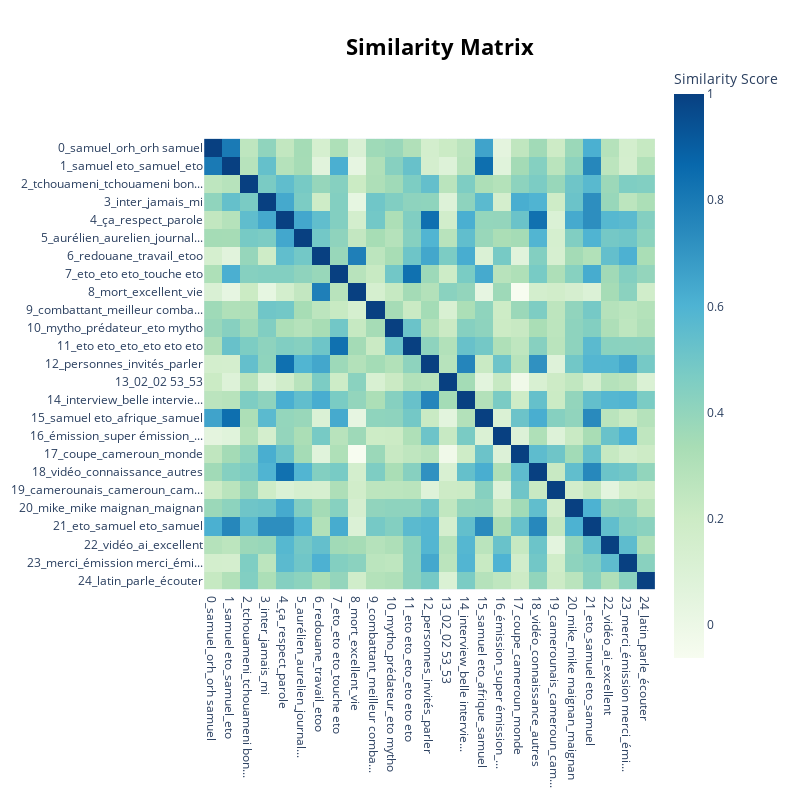

Notebook code cell kept with this figure:
### Code cell
topic_model.visualize_heatmap()

### Figure 1 — Plotly figure (JSON) as saved in the notebook; plotly's stock layout.template omitted (floating-point values rounded to 4 significant figures; data arrays with more than 128 entries replaced by an {"elided": "..."} marker saying what was removed)
{"data": [{"coloraxis": "coloraxis", "hovertemplate": "x: %{x}<br>y: %{y}<br>Similarity Score: %{z}<extra></extra>", "name": "0", "type": "heatmap", "x": ["0_samuel_orh_orh samuel", "1_samuel eto_samuel_eto", "2_tchouameni_tchouameni bon...", "3_inter_jamais_mi", "4_ça_respect_parole", "5_aurélien_aurelien_journal...", "6_redouane_travail_etoo", "7_eto_eto eto_touche eto", "8_mort_excellent_vie", "9_combattant_meilleur comba...", "10_mytho_prédateur_eto mytho", "11_eto eto_eto_eto eto eto", "12_personnes_invités_parler", "13_02_02 53_53", "14_interview_belle intervie...", "15_samuel eto_afrique_samuel", "16_émission_super émission_...", "17_coupe_cameroun_monde", "18_vidéo_connaissance_autres", "19_camerounais_cameroun_cam...", "20_mike_mike maignan_maignan", "21_eto_samuel eto_samuel", "22_vidéo_ai_excellent", "23_merci_émission merci_émi...", "24_latin_parle_écouter"], "xaxis": "x", "y": ["0_samuel_orh_orh samuel", "1_samuel eto_samuel_eto", "2_tchouameni_tchouameni bon...", "3_inter_jamais_mi", "4_ça_respect_parole", "5_aurélien_aurelien_journal...", "6_redouane_travail_etoo", "7_eto_eto eto_touche eto", "8_mort_excellent_vie", "9_combattant_meilleur comba...", "10_mytho_prédateur_eto mytho", "11_eto eto_eto_eto eto eto", "12_personnes_invités_parler", "13_02_02 53_53", "14_interview_belle intervie...", "15_samuel eto_afrique_samuel", "16_émission_super émission_...", "17_coupe_cameroun_monde", "18_vidéo_connaissance_autres", "19_camerounais_cameroun_cam...", "20_mike_mike maignan_maignan", "21_eto_samuel eto_samuel", "22_vidéo_ai_excellent", "23_merci_émission merci_émi...", "24_latin_parle_écouter"], "yaxis": "y", "z": {"elided": "25x25 float values"}}], "layout": {"coloraxis": {"colorbar": {"title": {"text": "Similarity Score"}}, "colorscale": [[0, "rgb(247,252,240)"], [0.125, "rgb(224,243,219)"], [0.25, "rgb(204,235,197)"], [0.375, "rgb(168,221,181)"], [0.5, "rgb(123,204,196)"], [0.625, "rgb(78,179,211)"], [0.75, "rgb(43,140,190)"], [0.875, "rgb(8,104,172)"], [1, "rgb(8,64,129)"]]}, "height": 800, "hoverlabel": {"bgcolor": "white", "font": {"family": "Rockwell", "size": 16}}, "legend": {"title": {"text": "Trend"}}, "margin": {"t": 60}, "showlegend": true, "title": {"font": {"color": "Black", "size": 22}, "text": "<b>Similarity Matrix</b>", "x": 0.55, "xanchor": "center", "y": 0.95, "yanchor": "top"}, "width": 800, "xaxis": {"anchor": "y", "constrain": "domain", "domain": [0, 1], "scaleanchor": "y"}, "yaxis": {"anchor": "x", "autorange": "reversed", "constrain": "domain", "domain": [0, 1]}}}
